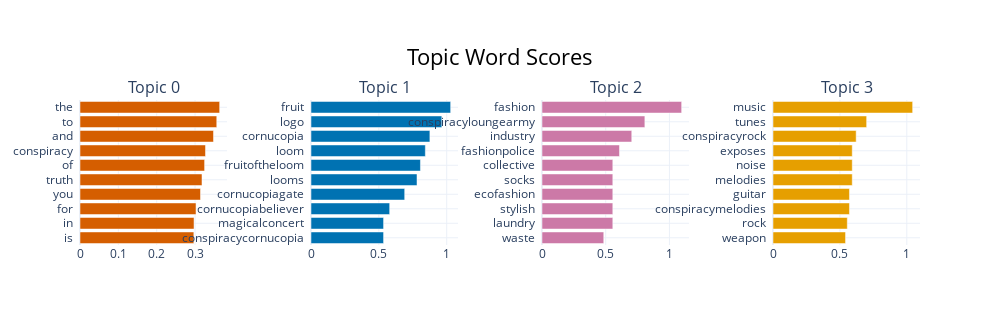

Source (notebook cell):
### Code cell
# topic_model.visualize_barchart(top_n_topics = 6, n_words = 10)

### Figure 1 — Plotly figure (JSON) as saved in the notebook; plotly's stock layout.template omitted (floating-point values rounded to 4 significant figures)
{"data": [{"marker": {"color": "#D55E00"}, "orientation": "h", "type": "bar", "x": [0.2969, 0.2974, 0.3026, 0.3142, 0.3181, 0.3249, 0.3273, 0.3481, 0.3566, 0.3642], "xaxis": "x", "y": ["is  ", "in  ", "for  ", "you  ", "truth  ", "of  ", "conspiracy  ", "and  ", "to  ", "the  "], "yaxis": "y"}, {"marker": {"color": "#0072B2"}, "orientation": "h", "type": "bar", "x": [0.5347, 0.5347, 0.5796, 0.6903, 0.7809, 0.8063, 0.8425, 0.876, 0.9638, 1.029], "xaxis": "x2", "y": ["conspiracycornucopia  ", "magicalconcert  ", "cornucopiabeliever  ", "cornucopiagate  ", "looms  ", "fruitoftheloom  ", "loom  ", "cornucopia  ", "logo  ", "fruit  "], "yaxis": "y2"}, {"marker": {"color": "#CC79A7"}, "orientation": "h", "type": "bar", "x": [0.4846, 0.5556, 0.5556, 0.5556, 0.5556, 0.5556, 0.608, 0.7043, 0.8072, 1.096], "xaxis": "x3", "y": ["waste  ", "laundry  ", "stylish  ", "ecofashion  ", "socks  ", "collective  ", "fashionpolice  ", "industry  ", "conspiracyloungearmy  ", "fashion  "], "yaxis": "y3"}, {"marker": {"color": "#E69F00"}, "orientation": "h", "type": "bar", "x": [0.5421, 0.5553, 0.5714, 0.5714, 0.5922, 0.5922, 0.5922, 0.6216, 0.6998, 1.044], "xaxis": "x4", "y": ["weapon  ", "rock  ", "conspiracymelodies  ", "guitar  ", "melodies  ", "noise  ", "exposes  ", "conspiracyrock  ", "tunes  ", "music  "], "yaxis": "y4"}], "layout": {"annotations": [{"font": {"size": 16}, "showarrow": false, "text": "Topic 0", "x": 0.0875, "xanchor": "center", "xref": "paper", "y": 1, "yanchor": "bottom", "yref": "paper"}, {"font": {"size": 16}, "showarrow": false, "text": "Topic 1", "x": 0.3625, "xanchor": "center", "xref": "paper", "y": 1, "yanchor": "bottom", "yref": "paper"}, {"font": {"size": 16}, "showarrow": false, "text": "Topic 2", "x": 0.6375, "xanchor": "center", "xref": "paper", "y": 1, "yanchor": "bottom", "yref": "paper"}, {"font": {"size": 16}, "showarrow": false, "text": "Topic 3", "x": 0.9125, "xanchor": "center", "xref": "paper", "y": 1, "yanchor": "bottom", "yref": "paper"}], "height": 325, "hoverlabel": {"bgcolor": "white", "font": {"family": "Rockwell", "size": 16}}, "showlegend": false, "title": {"font": {"color": "Black", "size": 22}, "text": "Topic Word Scores", "x": 0.5, "xanchor": "center", "yanchor": "top"}, "width": 1000, "xaxis": {"anchor": "y", "domain": [0, 0.175], "showgrid": true}, "xaxis2": {"anchor": "y2", "domain": [0.275, 0.45], "showgrid": true}, "xaxis3": {"anchor": "y3", "domain": [0.55, 0.725], "showgrid": true}, "xaxis4": {"anchor": "y4", "domain": [0.825, 1], "showgrid": true}, "yaxis": {"anchor": "x", "domain": [0, 1], "showgrid": true}, "yaxis2": {"anchor": "x2", "domain": [0, 1], "showgrid": true}, "yaxis3": {"anchor": "x3", "domain": [0, 1], "showgrid": true}, "yaxis4": {"anchor": "x4", "domain": [0, 1], "showgrid": true}}}
